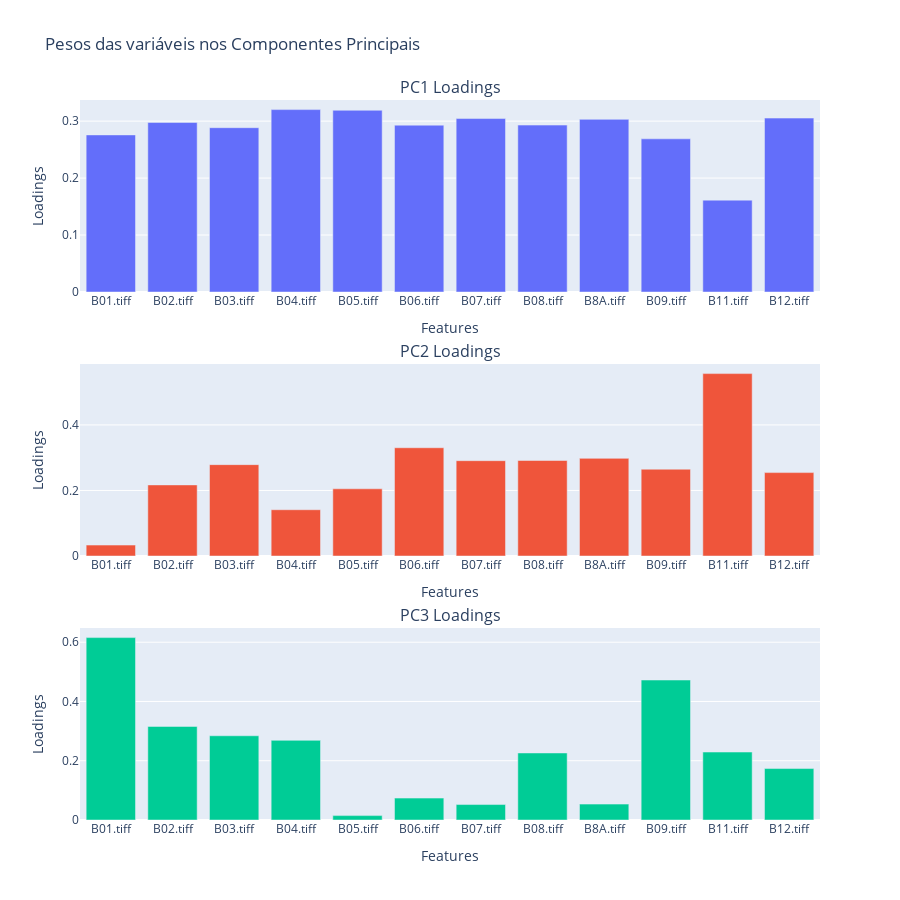

Notebook cell for this chart:
### Code cell
plot_loadings_all_components(component_loadings_df.abs(), title='Pesos das variáveis nos Componentes Principais')

### Figure 1 — Plotly figure (JSON) as saved in the notebook; plotly's stock layout.template omitted (floating-point values rounded to 4 significant figures)
{"data": [{"name": "PC1 Loadings", "type": "bar", "x": ["B01.tiff", "B02.tiff", "B03.tiff", "B04.tiff", "B05.tiff", "B06.tiff", "B07.tiff", "B08.tiff", "B8A.tiff", "B09.tiff", "B11.tiff", "B12.tiff"], "xaxis": "x", "y": [0.2758, 0.2975, 0.2885, 0.3202, 0.319, 0.2929, 0.3045, 0.2931, 0.3031, 0.2689, 0.1613, 0.3053], "yaxis": "y"}, {"name": "PC2 Loadings", "type": "bar", "x": ["B01.tiff", "B02.tiff", "B03.tiff", "B04.tiff", "B05.tiff", "B06.tiff", "B07.tiff", "B08.tiff", "B8A.tiff", "B09.tiff", "B11.tiff", "B12.tiff"], "xaxis": "x2", "y": [0.03329, 0.2169, 0.2788, 0.1412, 0.2051, 0.3304, 0.2909, 0.2914, 0.298, 0.2648, 0.5566, 0.2545], "yaxis": "y2"}, {"name": "PC3 Loadings", "type": "bar", "x": ["B01.tiff", "B02.tiff", "B03.tiff", "B04.tiff", "B05.tiff", "B06.tiff", "B07.tiff", "B08.tiff", "B8A.tiff", "B09.tiff", "B11.tiff", "B12.tiff"], "xaxis": "x3", "y": [0.6156, 0.3157, 0.2842, 0.2688, 0.01482, 0.07392, 0.05214, 0.2262, 0.05364, 0.4724, 0.2294, 0.1737], "yaxis": "y3"}], "layout": {"annotations": [{"font": {"size": 16}, "showarrow": false, "text": "PC1 Loadings", "x": 0.5, "xanchor": "center", "xref": "paper", "y": 1, "yanchor": "bottom", "yref": "paper"}, {"font": {"size": 16}, "showarrow": false, "text": "PC2 Loadings", "x": 0.5, "xanchor": "center", "xref": "paper", "y": 0.6333, "yanchor": "bottom", "yref": "paper"}, {"font": {"size": 16}, "showarrow": false, "text": "PC3 Loadings", "x": 0.5, "xanchor": "center", "xref": "paper", "y": 0.2667, "yanchor": "bottom", "yref": "paper"}], "height": 900, "showlegend": false, "title": {"text": "Pesos das variáveis nos Componentes Principais"}, "xaxis": {"anchor": "y", "domain": [0, 1], "matches": "x3", "showticklabels": true, "title": {"text": "Features"}}, "xaxis2": {"anchor": "y2", "domain": [0, 1], "matches": "x3", "showticklabels": true, "title": {"text": "Features"}}, "xaxis3": {"anchor": "y3", "domain": [0, 1], "showticklabels": true, "title": {"text": "Features"}}, "yaxis": {"anchor": "x", "domain": [0.7333, 1], "title": {"text": "Loadings"}}, "yaxis2": {"anchor": "x2", "domain": [0.3667, 0.6333], "title": {"text": "Loadings"}}, "yaxis3": {"anchor": "x3", "domain": [0, 0.2667], "title": {"text": "Loadings"}}}}
